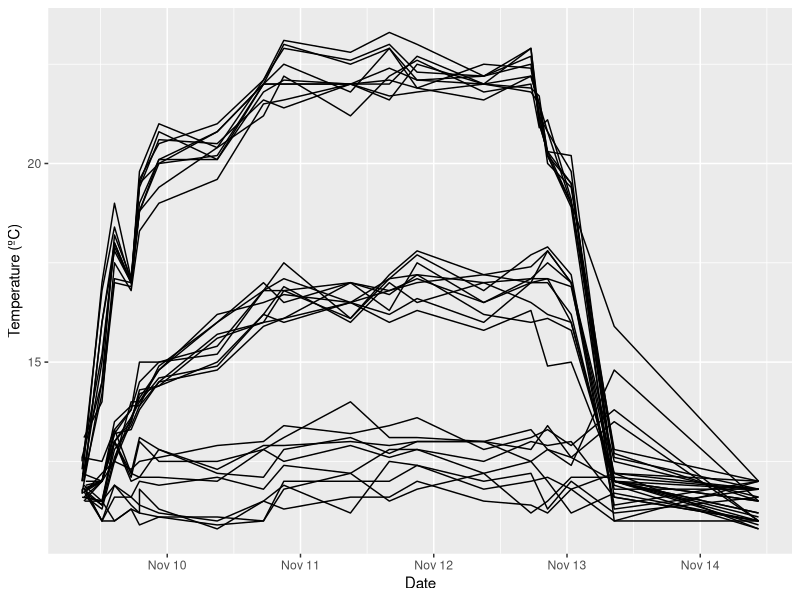

Reproduce this figure in R.
library(here)
library(lubridate)
library(tidyverse)

# Import the data and format the date/time information
DailyLog <- read_csv("data/DailyLog.csv", col_names = TRUE) %>%
  # Format `Date` column to POSIX standard
  mutate("Date" = dmy(Date)) %>%
  # Create column with date and time info
  mutate("dateTime" = paste(Date, Time, sep = "_")) %>%
  # Format `dateTime` to POSIX standard
  mutate(dateTime = ymd_hms(dateTime)) %>%
  # Make `Sea_Table` and `Bucket_ID` factorial data.
  mutate(Sea_Table = as.factor(Sea_Table),
         Bucket_ID = as.factor(Bucket_ID))

Temp_Time <- DailyLog[35:1062,] %>%
  select(dateTime, Sea_Table, table_position, Bucket_ID, Cuke_ID, Temp_C)

TempPlot <- ggplot(data = Temp_Time,
                   aes(x = dateTime,
                       y = Temp_C,
                       fill = Bucket_ID)) +
  geom_line() +
  labs(x = "Date",
       y = "Temperature (ºC)")

TempPlot
